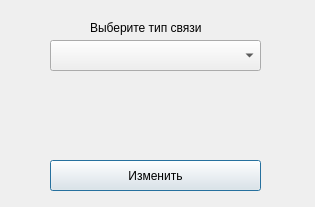
<?xml version="1.0" encoding="UTF-8"?>
<ui version="4.0">
 <class>relationChange</class>
 <widget class="QDialog" name="relationChange">
  <property name="geometry">
   <rect>
    <x>0</x>
    <y>0</y>
    <width>315</width>
    <height>207</height>
   </rect>
  </property>
  <property name="windowTitle">
   <string>Dialog</string>
  </property>
  <widget class="QComboBox" name="comboBox">
   <property name="geometry">
    <rect>
     <x>50</x>
     <y>40</y>
     <width>211</width>
     <height>31</height>
    </rect>
   </property>
  </widget>
  <widget class="QPushButton" name="pushButton">
   <property name="geometry">
    <rect>
     <x>50</x>
     <y>160</y>
     <width>211</width>
     <height>31</height>
    </rect>
   </property>
   <property name="text">
    <string>Изменить</string>
   </property>
  </widget>
  <widget class="QLabel" name="label">
   <property name="geometry">
    <rect>
     <x>90</x>
     <y>20</y>
     <width>121</width>
     <height>16</height>
    </rect>
   </property>
   <property name="text">
    <string>Выберите тип связи</string>
   </property>
  </widget>
 </widget>
 <resources/>
 <connections/>
</ui>
